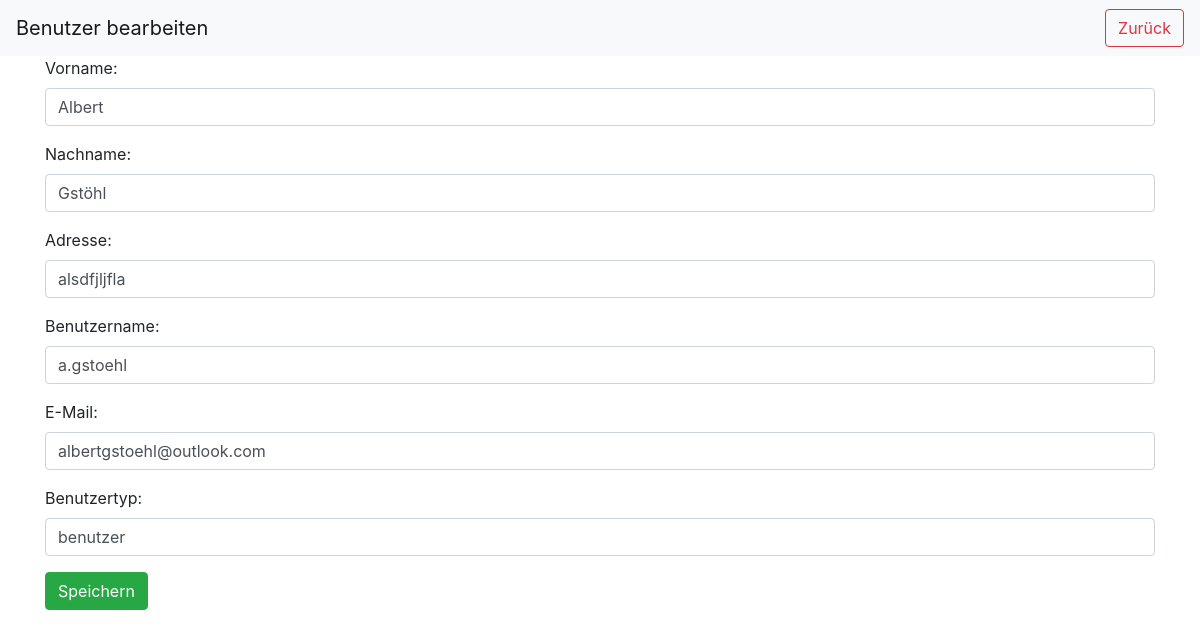
The app's page /onlineshop/benutzer_editieren.php?id=24 (signed in), older data.
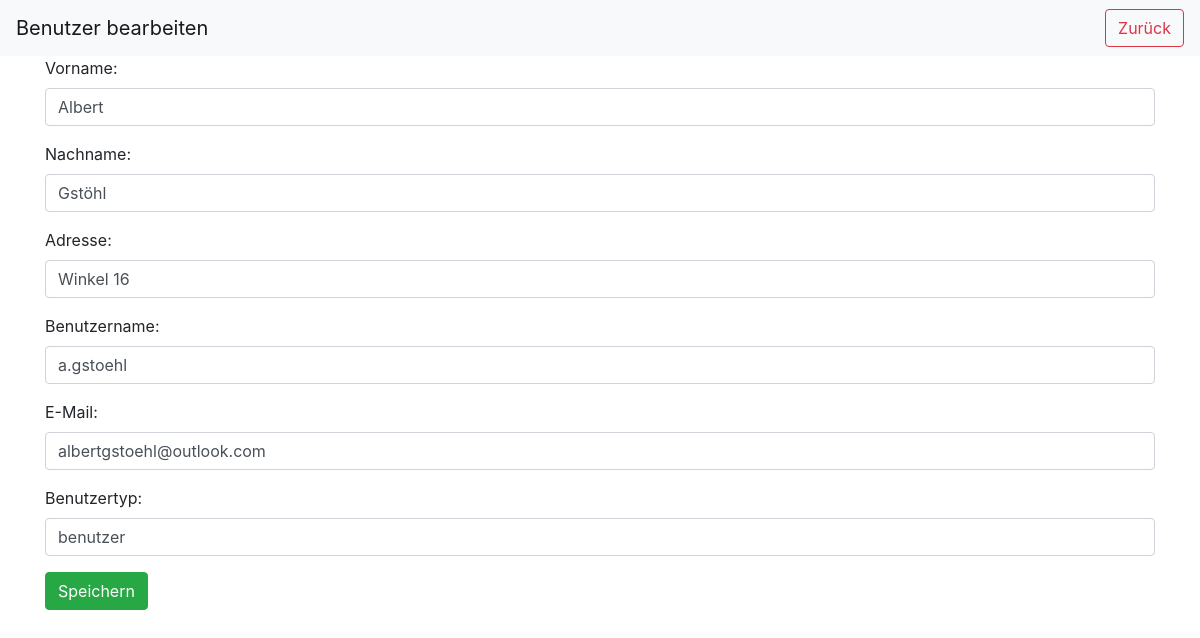
The same page, newer data.
### tables this page shows
CREATE TABLE `benutzer` (
  `benutzerID` int(11) NOT NULL,
  `vorname` varchar(30) NOT NULL,
  `nachname` varchar(30) NOT NULL,
  `adresse` varchar(30) NOT NULL,
  `benutzername` varchar(30) NOT NULL,
  `email` varchar(30) NOT NULL,
  `benutzertyp` varchar(30) NOT NULL,
  `passwort` varchar(200) NOT NULL
);

### onlineshop/benutzer_editieren.php (the view, shortened to what this page needs)
<!DOCTYPE html>
<html lang="de">
<head>
    <link rel="stylesheet" href="css/bootstrap.min.css">
</head>
<body>
    <nav class="navbar navbar-light bg-light justify-content-between">
        <a class="navbar-brand">Benutzer bearbeiten</a>
        <div>
            <a href="benutzeruebersicht.php" class="float-left btn btn-outline-danger">Zurück</a>
        </div>
    </nav>
    <?php
        $id = $_GET["id"];
        include("dbconnect.php");
        $sql = "SELECT * from benutzer where benutzerID = '".$id."';";
        $res = $conn->query($sql);
        $i = $res->fetch_assoc();
    ?>
    <div class="container">
        <form method="post" action="benutzer_aktualisieren.php">
            <div class="form-group">
                <label for="vorname">Vorname:</label>
                <input type="text" name="vorname" class="form-control" value="<?php echo $i['vorname']?>" required>
            </div>
            <div class="form-group">
                <label for="nachname">Nachname:</label>
                <input type="test" name="nachname" class="form-control" value="<?php echo $i['nachname']?>" required>
            </div>
            <div class="form-group">
                <label for="adresse">Adresse:</label>
                <input type="text" name="adresse" class="form-control" value="<?php echo $i['adresse']?>" required>
            </div>
            <div class="form-group">
                <label for="benutzername">Benutzername:</label>
                <input type="text" name="benutzername" class="form-control" value="<?php echo $i['benutzername']?>" required>
            </div>
            <div class="form-group">
                <label for="email">E-Mail:</label>
                <input type="email" class="form-control" name="email" aria-describedby="emailHelp" placeholder="Enter email" value="<?php echo $i['email']?>" required>
            </div>
            <div class="form-group">
                <label for="benutzertyp">Benutzertyp:</label>
                <input type="text" class="form-control" name="benutzertyp" value="<?php echo $i['benutzertyp']?>" required>
            </div>
            <button type="submit" class="btn btn-success">Speichern</button>
        </form>
    </div>
</body>
</html>

Row changes from the older to the newer data that the page shows:
changed benutzer "Albert": adresse "alsdfjljfla" → "Winkel 16"
